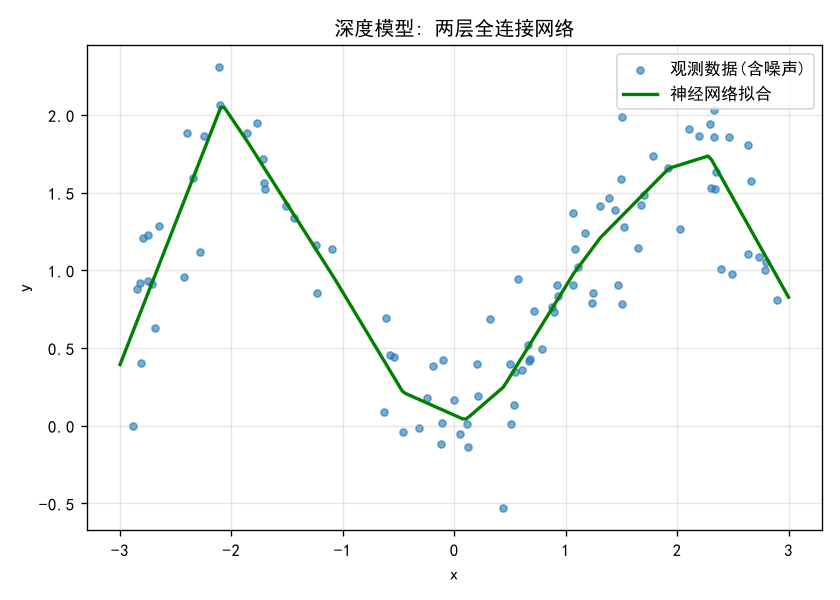

Write the Python code that produced this figure.
import numpy as np
import pandas as pd
import matplotlib.pyplot as plt
import torch
import torch.nn as nn

# 解决 matplotlib 中文乱码
plt.rcParams["font.sans-serif"] = ["SimHei"]
plt.rcParams["axes.unicode_minus"] = False

df = pd.read_csv("synthetic.csv")
X_np = df["x"].values.astype("float32").reshape(-1, 1)
y_np = df["y"].values.astype("float32").reshape(-1, 1)

# 转为 PyTorch 张量
X_t = torch.from_numpy(X_np)
y_t = torch.from_numpy(y_np)


# 定义两层全连接网络: 输入 1 -> 隐藏层 32(ReLU) -> 输出 1
class TwoLayerNet(nn.Module):
    def __init__(self, in_dim=1, hidden=32, out_dim=1):
        super().__init__()
        self.net = nn.Sequential(
            nn.Linear(in_dim, hidden),
            nn.ReLU(),
            nn.Linear(hidden, out_dim),
        )

    def forward(self, x):
        return self.net(x)


model = TwoLayerNet()
criterion = nn.MSELoss()                                # 均方差损失
optimizer = torch.optim.Adam(model.parameters(), lr=0.01)

# 训练循环
n_epochs = 1000
for epoch in range(n_epochs):
    model.train()
    y_pred = model(X_t)
    loss = criterion(y_pred, y_t)
    optimizer.zero_grad()          # 清空历史梯度
    loss.backward()                # 反向传播
    optimizer.step()               # 更新参数
    if (epoch + 1) % 200 == 0:
        print(f"Epoch [{epoch+1}/{n_epochs}]  loss = {loss.item():.4f}")

# 在网格上预测
x_grid = np.linspace(-3, 3, 200, dtype="float32").reshape(-1, 1)
with torch.no_grad():
    y_deep = model(torch.from_numpy(x_grid)).numpy().ravel()

# 计算训练 MSE
with torch.no_grad():
    train_mse = criterion(model(X_t), y_t).item()
print(f"深度网络训练 MSE = {train_mse:.4f}")

plt.figure(figsize=(7, 5))
plt.scatter(X_np, y_np, s=18, alpha=0.6, label="观测数据(含噪声)")
plt.plot(x_grid, y_deep, color="green", linewidth=2, label="神经网络拟合")
plt.title("深度模型: 两层全连接网络")
plt.xlabel("x"); plt.ylabel("y")
plt.legend(); plt.grid(alpha=0.3)
plt.tight_layout(); plt.savefig("deep_fit.png", dpi=120); plt.show()
print("已保存 deep_fit.png")
